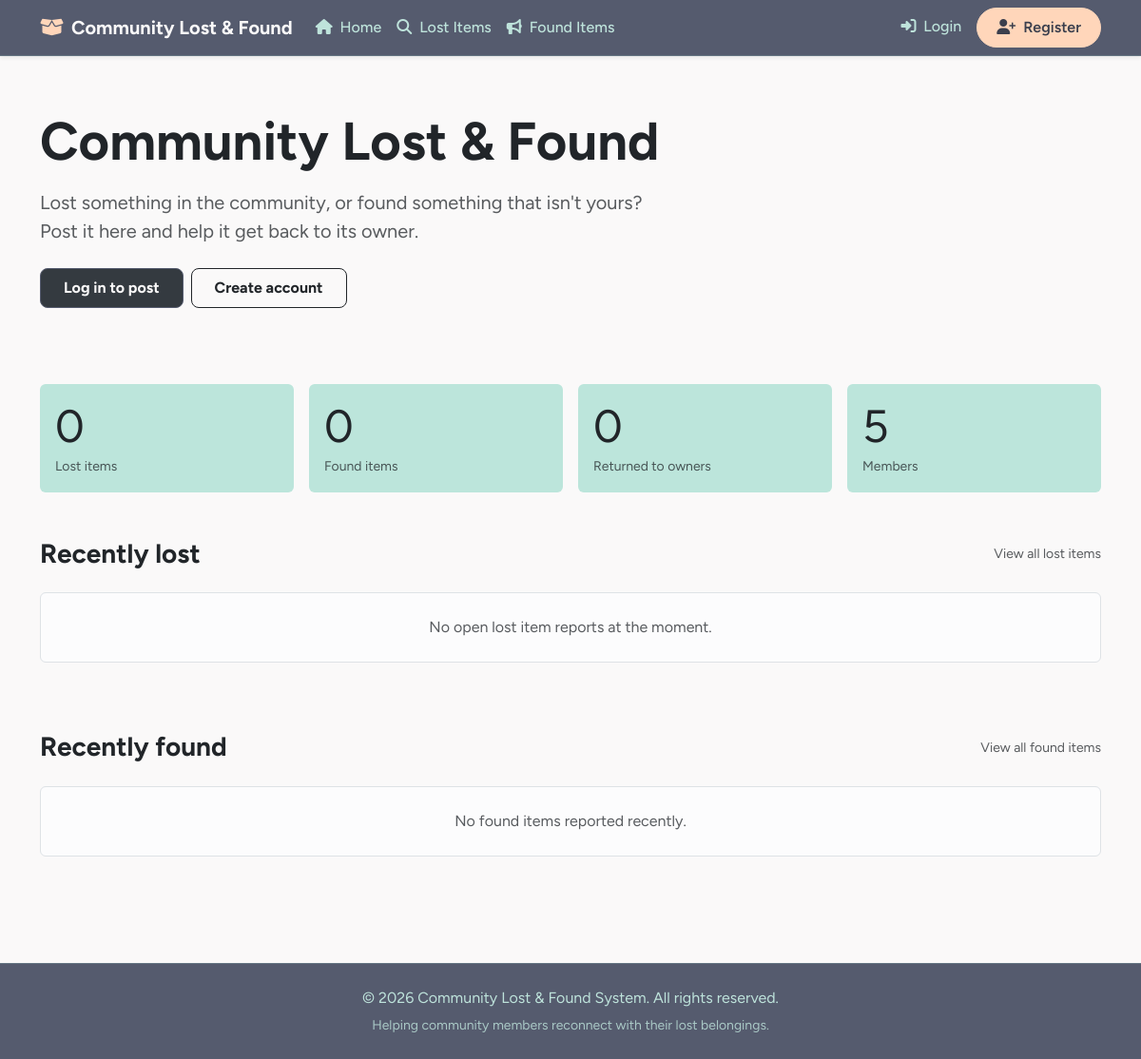
Before: / with the older database file.
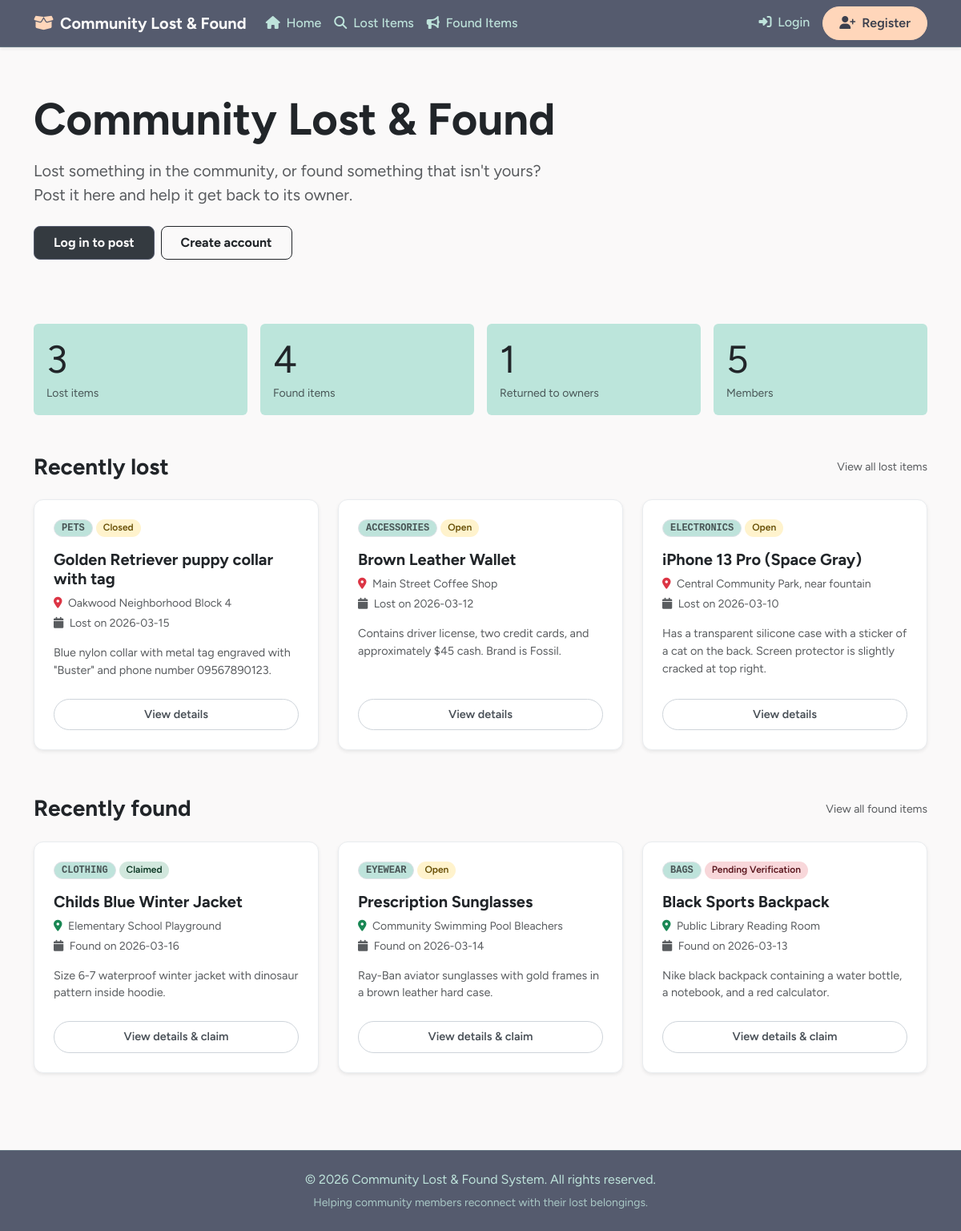
After: the same page with the newer database file.
### tables this page shows
CREATE TABLE `items` (
  `item_id` INT AUTO_INCREMENT PRIMARY KEY,
  `user_id` INT NOT NULL,
  `status_id` INT NOT NULL DEFAULT 1,
  `item_type` ENUM('Lost', 'Found') NOT NULL,
  `category_id` INT NOT NULL,
  `title` VARCHAR(150) NOT NULL,
  `description` TEXT NOT NULL,
  `location` VARCHAR(150) NOT NULL,
  `event_date` DATE NOT NULL,
  `created_at` TIMESTAMP DEFAULT CURRENT_TIMESTAMP,
  `updated_at` TIMESTAMP DEFAULT CURRENT_TIMESTAMP ON UPDATE CURRENT_TIMESTAMP,
  CONSTRAINT `fk_item_user` FOREIGN KEY (`user_id`) REFERENCES `users` (`user_id`) ON DELETE CASCADE,
  CONSTRAINT `fk_item_status` FOREIGN KEY (`status_id`) REFERENCES `i_status` (`status_id`) ON DELETE RESTRICT,
  CONSTRAINT `fk_item_category` FOREIGN KEY (`category_id`) REFERENCES `categories` (`category_id`) ON DELETE RESTRICT,
  INDEX `idx_item_type` (`item_type`)
);

CREATE TABLE `categories` (
  `category_id` INT AUTO_INCREMENT PRIMARY KEY,
  `category` VARCHAR(50) NOT NULL UNIQUE
);

CREATE TABLE `i_status` (
  `status_id` INT AUTO_INCREMENT PRIMARY KEY,
  `status` VARCHAR(30) NOT NULL UNIQUE
);

### index.php (the view, shortened to what the changed rows need)
<?php
require_once 'db.php';
$stats = [
    'lost'     => $pdo->query("SELECT COUNT(*) FROM items WHERE item_type = 'Lost'")->fetchColumn(),
    'found'    => $pdo->query("SELECT COUNT(*) FROM items WHERE item_type = 'Found'")->fetchColumn(),
    'returned' => $pdo->query("SELECT COUNT(*) FROM items WHERE status_id = 3")->fetchColumn(),
    'members'  => $pdo->query("SELECT COUNT(*) FROM users")->fetchColumn()
];
$recentLost = $pdo->query("SELECT i.*, c.category, s.status FROM items i
                           JOIN categories c ON i.category_id = c.category_id
                           JOIN i_status s ON i.status_id = s.status_id
                           WHERE i.item_type = 'Lost' ORDER BY i.created_at DESC LIMIT 3")->fetchAll();
$recentFound = $pdo->query("SELECT i.*, c.category, s.status FROM items i
                            JOIN categories c ON i.category_id = c.category_id
                            JOIN i_status s ON i.status_id = s.status_id
                            WHERE i.item_type = 'Found' ORDER BY i.created_at DESC LIMIT 3")->fetchAll();
include 'header.php';
?>
<div class="py-5 mb-4">
    <div class="container py-2">
        <h1 class="display-4 fw-bold mb-3 text-dark">Community Lost & Found</h1>
    </div>
</div>
<div class="container mb-5">
    <div class="row text-center g-3">
        <?php foreach ([['lost', 'Lost items'], ['found', 'Found items'], ['returned', 'Returned to owners'], ['members', 'Members']] as $item): ?>
            <div class="col-6 col-md-3">
                <div class="p-3 rounded h-100 text-start" style="background-color: #bce5db;">
                    <h2 class="display-5 fw-normal mb-0 text-dark"><?php echo $stats[$item[0]]; ?></h2>
                    <span class="text-muted small"><?php echo $item[1]; ?></span>
                </div>
            </div>
        <?php endforeach; ?>
    </div>
</div>
<div class="container my-5">
    <div class="row g-4 mb-5">
        <?php if (empty($recentLost)): ?>
            <div class="col-12"><div class="alert alert-light border text-center text-muted py-4">No open lost item reports at the moment.</div></div>
        <?php else: ?>
            <?php foreach ($recentLost as $item): ?>
                <div class="col-md-4">
                    <div class="card h-100 shadow-sm border border-light-subtle" style="border-radius: 12px;">
                        <div class="card-body p-4 d-flex flex-column">
                            <div class="d-flex gap-1 mb-3 flex-wrap">
                                <span class="badge bg-light text-muted border text-uppercase font-monospace px-2.5 py-1 small"><?php echo htmlspecialchars($item['category']); ?></span>
                                <span class="badge <?php echo ($item['status'] === 'Resolved') ? 'bg-success-subtle text-success-emphasis' : 'bg-warning-subtle text-warning-emphasis'; ?> px-2.5 py-1 small"><?php echo htmlspecialchars($item['status']); ?></span>
                            </div>
                            <h5 class="fw-bold text-dark mb-2"><?php echo htmlspecialchars($item['title']); ?></h5>
                            <div class="text-muted small mb-1"><i class="fa-solid fa-map-marker-alt text-danger me-1"></i> <?php echo htmlspecialchars($item['location']); ?></div>
                            <div class="text-muted small mb-3"><i class="fa-solid fa-calendar me-1"></i> Lost on <?php echo $item['event_date']; ?></div>
                            <p class="card-text text-muted mb-4 flex-grow-1" style="font-size: 0.9rem; line-height: 1.5;"><?php echo htmlspecialchars($item['description']); ?></p>
                            <a href="lost_detail.php?id=<?php echo $item['item_id']; ?>" class="btn btn-outline-secondary w-100 mt-auto py-2" style="border-radius: 20px; font-size: 0.9rem; border-color: #ced4da; color: #495057;">View details</a>
                        </div>
                    </div>
                </div>
            <?php endforeach; ?>
        <?php endif; ?>
    </div>
    <div class="row g-4 mb-4">
        <?php if (empty($recentFound)): ?>
            <div class="col-12"><div class="alert alert-light border text-center text-muted py-4">No found items reported recently.</div></div>
        <?php else: ?>
            <?php foreach ($recentFound as $item): ?>
                <div class="col-md-4">
                    <div class="card h-100 shadow-sm border border-light-subtle" style="border-radius: 12px;">
                        <div class="card-body p-4 d-flex flex-column">
                            <div class="d-flex gap-1 mb-3 flex-wrap">
                                <span class="badge bg-light text-muted border text-uppercase font-monospace px-2.5 py-1 small"><?php echo htmlspecialchars($item['category']); ?></span>
                                <span class="badge <?php echo ($item['status'] === 'Claimed') ? 'bg-success-subtle text-success-emphasis' : (($item['status'] === 'Pending Verification') ? 'bg-danger-subtle text-danger-emphasis' : 'bg-warning-subtle text-warning-emphasis'); ?> px-2.5 py-1 small"><?php echo htmlspecialchars($item['status']); ?></span>
                            </div>
                            <h5 class="fw-bold text-dark mb-2"><?php echo htmlspecialchars($item['title']); ?></h5>
                            <div class="text-muted small mb-1"><i class="fa-solid fa-map-marker-alt text-success me-1"></i> <?php echo htmlspecialchars($item['location']); ?></div>
                            <div class="text-muted small mb-3"><i class="fa-solid fa-calendar me-1"></i> Found on <?php echo $item['event_date']; ?></div>
                            <p class="card-text text-muted mb-4 flex-grow-1" style="font-size: 0.9rem; line-height: 1.5"><?php echo htmlspecialchars($item['description']); ?></p>
                            <a href="found_detail.php?id=<?php echo $item['item_id']; ?>" class="btn btn-outline-secondary w-100 mt-auto py-2" style="border-radius: 20px; font-size: 0.9rem; border-color: #ced4da; color: #495057;">View details & claim</a>
                        </div>
                    </div>
                </div>
            <?php endforeach; ?>
        <?php endif; ?>
    </div>
</div>
<?php include 'footer.php'; ?>

Changed rows visible on the page:
added items: status "4", user "5", category.category "PETS", status.status "Closed", title "Golden Retriever puppy collar with tag", location "Oakwood Neighborhood Block 4", event_date "2026-03-15", description "Blue nylon collar with metal tag engraved with \"Buster\" and phone number 09567890123.", shown under "Recently lost"
added items: category.category "ACCESSORIES", status.status "Open", title "Brown Leather Wallet", location "Main Street Coffee Shop", event_date "2026-03-12", description "Contains driver license, two credit cards, and approximately $45 cash. Brand is Fossil.", shown under "Recently lost"
added items: category.category "ELECTRONICS", status.status "Open", title "iPhone 13 Pro (Space Gray)", location "Central Community Park, near fountain", event_date "2026-03-10", description "Has a transparent silicone case with a sticker of a cat on the back. Screen protector is slightly cracked at top right.", shown under "Recently lost"
added items: category.category "CLOTHING", status.status "Claimed", title "Childs Blue Winter Jacket", location "Elementary School Playground", event_date "2026-03-16", description "Size 6-7 waterproof winter jacket with dinosaur pattern inside hoodie.", shown under "Recently found"
added items: category.category "EYEWEAR", status.status "Open", title "Prescription Sunglasses", location "Community Swimming Pool Bleachers", event_date "2026-03-14", description "Ray-Ban aviator sunglasses with gold frames in a brown leather hard case.", shown under "Recently found"
added items: category.category "BAGS", status.status "Pending Verification", title "Black Sports Backpack", location "Public Library Reading Room", event_date "2026-03-13", description "Nike black backpack containing a water bottle, a notebook, and a red calculator.", shown under "Recently found"
Other visible differences:
new list line: "3 Lost items"
new list line: "Found items"
new list line: "1 Returned to owners"
list line gone: "0 Lost items"
list line gone: "0 Found items"
list line gone: "0 Returned to owners"
list line gone: "5"
text no longer shown: "No open lost item reports at the moment. No found items reported recently."
